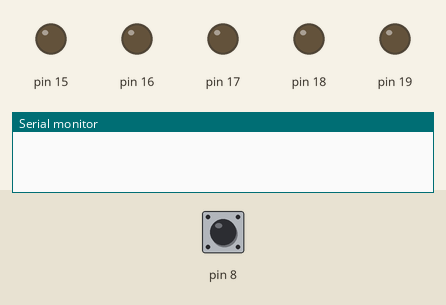
Recording of a sketch running on a simulated Arduino Uno, built with avr-gcc and run on an emulated ATmega328P. Shown: output pins drawn as LEDs (lit = HIGH), the last lines printed to the serial monitor. Dashed ring = blinking. Inputs (shaded band) come from the test bench; at power-on: pin 8 HIGH. Random numbers use the default seed unless the sketch sets one.

Above: at 1.2 s.
1.3 s: pin 8 pulled LOW for 3.2 s
At 5.5 s:
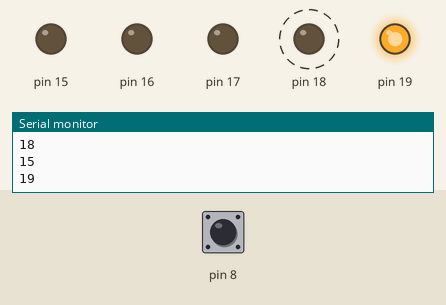
6.0 s: pin 8 pulled LOW for 0.15 s
At 6.7 s:
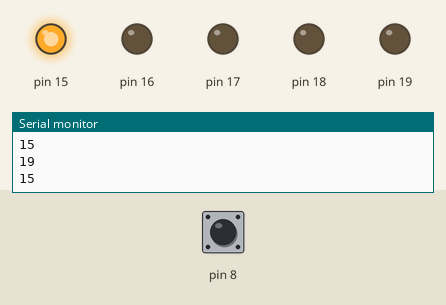
7.6 s: pin 8 pulled LOW for 1 s
At 9.1 s:
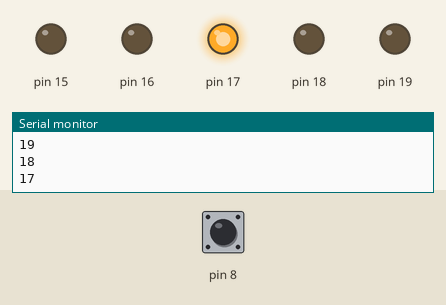
Timing chart, 0 to 10.6 s (numbered marks = the images above; inputs shaded):
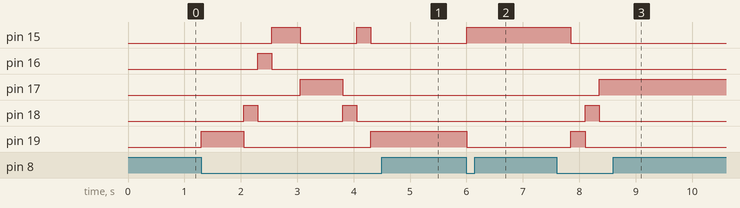

The sketch:

Rastgele_LED_2.ino
```cpp
void setup() {
  // put your setup code here, to run once:
  for (int i = 15; i <= 19; i++)
    pinMode(i, OUTPUT);

  pinMode(8, INPUT_PULLUP);

  Serial.begin(9600);
  randomSeed(analogRead(0));
}

void sondur(){
  for(int i =15;i<=19;i++)
    digitalWrite(i,0);
}

void loop() {
  // put your main code here, to run repeatedly:
  int btnDeger = digitalRead(8);
  if (btnDeger == 0) {    // butona basılınca 0 gelir
                          //0 ve 4 arasında sınırlar dahil
    int rnd = random(15,20);  //15-16-17-18-19
    Serial.println(rnd);
    sondur();
    digitalWrite(rnd,1);

    delay(250);//butona bas-çek süresi
  }


  // 10 ve 19 arasında sınırlar dahil
  //rnd = random(10, 20);
  //Serial.println(rnd);

  //delay(500);
}
```

Measured:
- after the input at 1.3 s, pin 15: LOW → HIGH after 1.3 s, → LOW 0.50 s later, → HIGH 1.0 s later, → LOW 0.25 s later; pin 16: LOW → HIGH after 1.0 s, → LOW 0.25 s later
- after the input at 6.0 s, pin 15: LOW → HIGH at once; pin 19: HIGH → LOW at once
- after the input at 7.6 s, pin 15: HIGH → LOW after 0.25 s; pin 17: LOW → HIGH after 0.75 s; pin 18: LOW → HIGH after 0.50 s, → LOW 0.25 s later; pin 19: LOW → HIGH after 0.25 s, → LOW 0.25 s later
